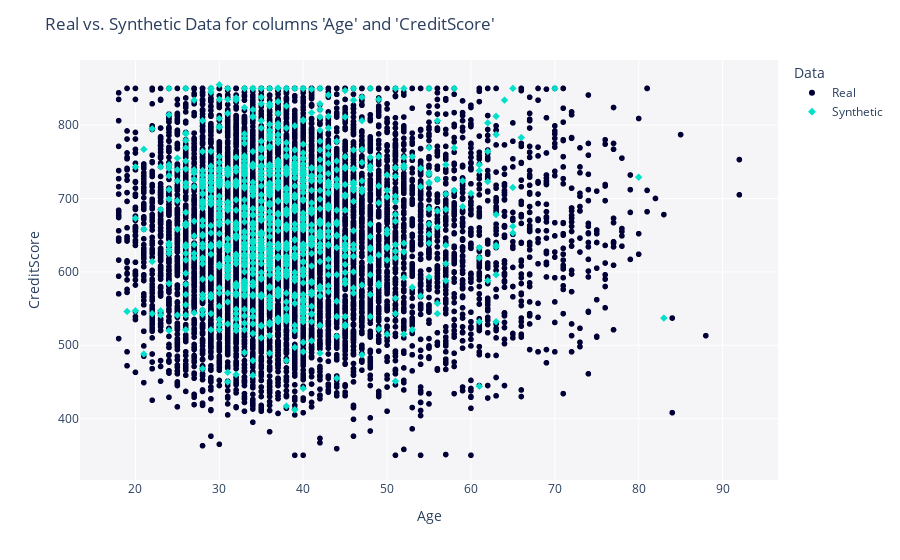

The notebook cell saved with this chart:
### Code cell
from sdmetrics.reports.utils import get_column_pair_plot

fig = get_column_pair_plot(
    real_data=real_data,
    synthetic_data=synthetic_data_multi,
    metadata=metadata,
    column_names=['Age', 'CreditScore'],
)

fig.show()

### Figure 1 — Plotly figure (JSON) as saved in the notebook; plotly's stock layout.template omitted (floating-point values rounded to 4 significant figures; data arrays with more than 128 entries replaced by an {"elided": "..."} marker saying what was removed)
{"data": [{"hovertemplate": "Data=Real<br>Age=%{x}<br>CreditScore=%{y}<extra></extra>", "legendgroup": "Real", "marker": {"color": "#000036", "symbol": "circle"}, "mode": "markers", "name": "Real", "showlegend": true, "type": "scattergl", "x": {"elided": "10000 int values"}, "xaxis": "x", "y": {"elided": "10000 int values"}, "yaxis": "y"}, {"hovertemplate": "Data=Synthetic<br>Age=%{x}<br>CreditScore=%{y}<extra></extra>", "legendgroup": "Synthetic", "marker": {"color": "#01E0C9", "symbol": "diamond"}, "mode": "markers", "name": "Synthetic", "showlegend": true, "type": "scattergl", "x": {"elided": "1001 int values"}, "xaxis": "x", "y": {"elided": "1001 int values"}, "yaxis": "y"}], "layout": {"legend": {"title": {"text": "Data"}, "tracegroupgap": 0}, "margin": {"t": 60}, "plot_bgcolor": "#F5F5F8", "title": {"text": "Real vs. Synthetic Data for columns 'Age' and 'CreditScore'"}, "xaxis": {"anchor": "y", "domain": [0, 1], "title": {"text": "Age"}}, "yaxis": {"anchor": "x", "domain": [0, 1], "title": {"text": "CreditScore"}}}}
